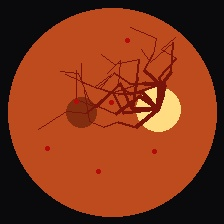
#> input picture dataset/test/Mild/Mild_test_001.jpg, 224 x 224 px
$ python -i preprocess.py   (imports and definitions only)
#> lines starting #> are read from the running program, lines starting #| are printed output that depends on the picture
"""
Retinal Fundus Image Preprocessing Module.
Standardized for both Training and Inference.
"""

import os
import numpy as np
from PIL import Image
import cv2

# Disease Classes (International Clinical Diabetic Retinopathy Disease Severity Scale)
CLASS_NAMES = [
    'No_DR',
    'Mild',
    'Moderate',
    'Severe',
    'Proliferative_DR'
]

CLASS_DISPLAY_NAMES = {
    'No_DR': 'No Diabetic Retinopathy (Grade 0)',
    'Mild': 'Mild NPDR (Grade 1)',
    'Moderate': 'Moderate NPDR (Grade 2)',
    'Severe': 'Severe NPDR (Grade 3)',
    'Proliferative_DR': 'Proliferative DR (Grade 4)'
}

SEVERITY_LEVELS = {
    'No_DR': 'Normal',
    'Mild': 'Low',
    'Moderate': 'Moderate',
    'Severe': 'High',
    'Proliferative_DR': 'Critical'
}

IMG_SIZE = (224, 224)

# Normalization parameters (standard ImageNet / Medical imaging statistics)
IMAGENET_MEAN = np.array([0.485, 0.456, 0.406], dtype=np.float32)
IMAGENET_STD = np.array([0.229, 0.224, 0.225], dtype=np.float32)


# [21 lines left out: function load_and_validate_image, not called in this run]


def apply_retinal_clahe(cv_img_rgb):
    """
    Apply Contrast Limited Adaptive Histogram Equalization (CLAHE)
    to enhance microaneurysms, hemorrhages, and exudates in retinal fundus images.
    """
    # Convert RGB to LAB color space
    lab = cv2.cvtColor(cv_img_rgb, cv2.COLOR_RGB2LAB)
#> lab: shape (224, 224, 3); mean of channels 0, 1, 2 83.6, 157, 159.3
    l, a, b = cv2.split(lab)
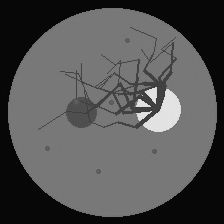
#> l: shape (224, 224); min 2, max 231, mean 83.6
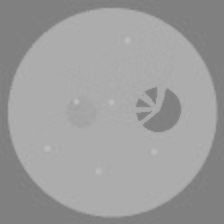
#> a: shape (224, 224); min 124, max 189, mean 157
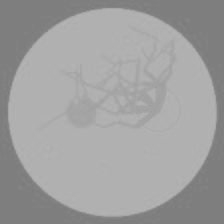
#> b: shape (224, 224); min 123, max 180, mean 159.3

    # Apply CLAHE to L-channel
    clahe = cv2.createCLAHE(clipLimit=2.0, tileGridSize=(8, 8))
    cl = clahe.apply(l)
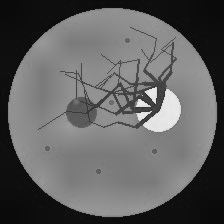
#> cl: shape (224, 224); min 3, max 239, mean 96.3

    # Merge and convert back to RGB
    limg = cv2.merge((cl, a, b))
#> limg: shape (224, 224, 3); mean of channels 0, 1, 2 96.3, 157, 159.3
    enhanced_rgb = cv2.cvtColor(limg, cv2.COLOR_LAB2RGB)
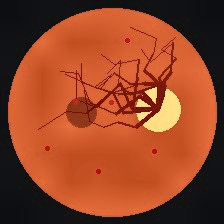
#> enhanced_rgb: shape (224, 224, 3); mean R, G, B 145.3, 68.1, 38.2
    return enhanced_rgb


# [92 lines left out: functions preprocess_image, prepare_torch_tensor, prepare_keras_tensor, generate_fundus_previews, not called in this run]

>>> import cv2
>>> picture = cv2.cvtColor(cv2.imread('../dataset/test/Mild/Mild_test_001.jpg'), cv2.COLOR_BGR2RGB)
>>> result = apply_retinal_clahe(picture)

$ run again, on dataset/test/Mild/Mild_test_004.jpg
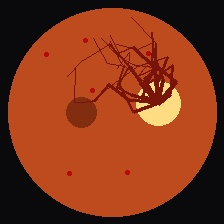
#> input picture dataset/test/Mild/Mild_test_004.jpg, 224 x 224 px
#> lab: shape (224, 224, 3); mean of channels 0, 1, 2 83.2, 157.1, 159.3
#> in apply_retinal_clahe, `cl = clahe.apply(l)`:
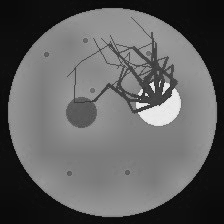
#> cl: shape (224, 224); min 3, max 239, mean 95.8
#> limg: shape (224, 224, 3); mean of channels 0, 1, 2 95.8, 157.1, 159.3
#> in apply_retinal_clahe, `enhanced_rgb = cv2.cvtColor(limg, cv2.COLOR_LAB2RGB)`:
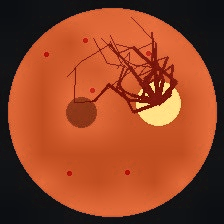
#> enhanced_rgb: shape (224, 224, 3); mean R, G, B 144.9, 67.5, 37.8
